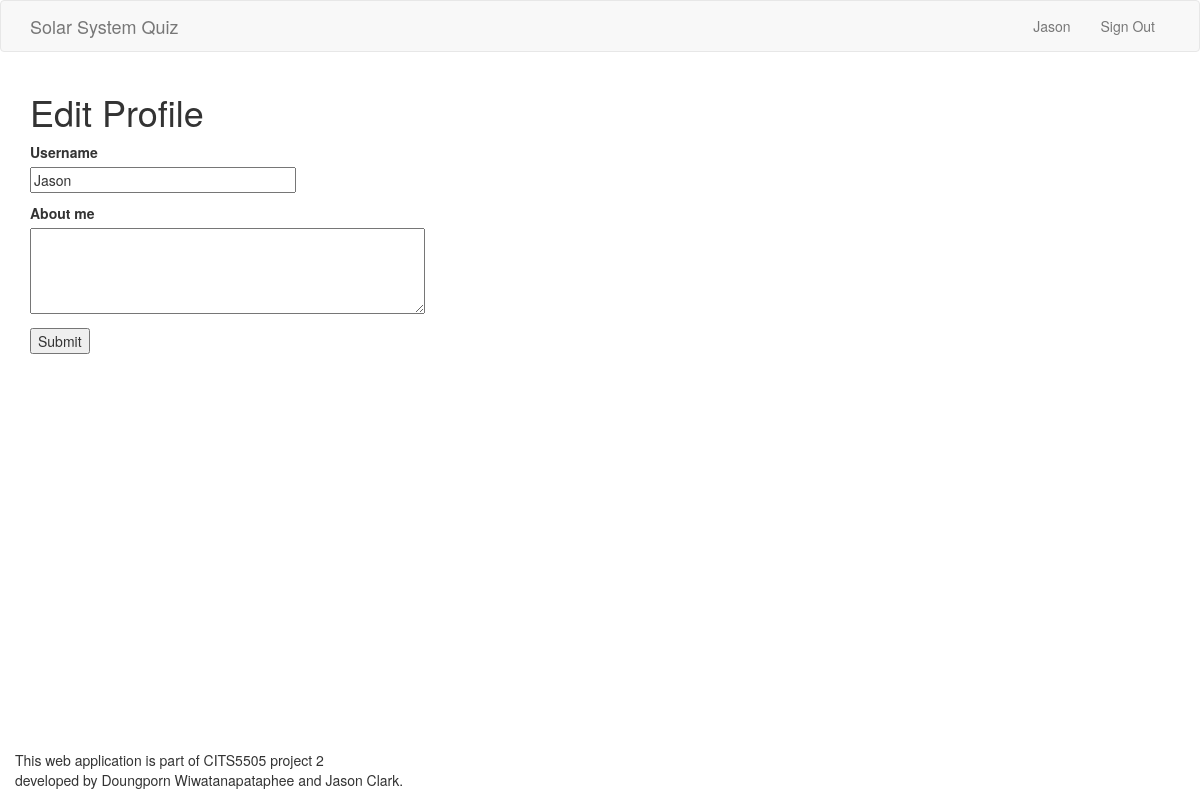
The page /edit_profile (signed in) on the database as committed earlier.
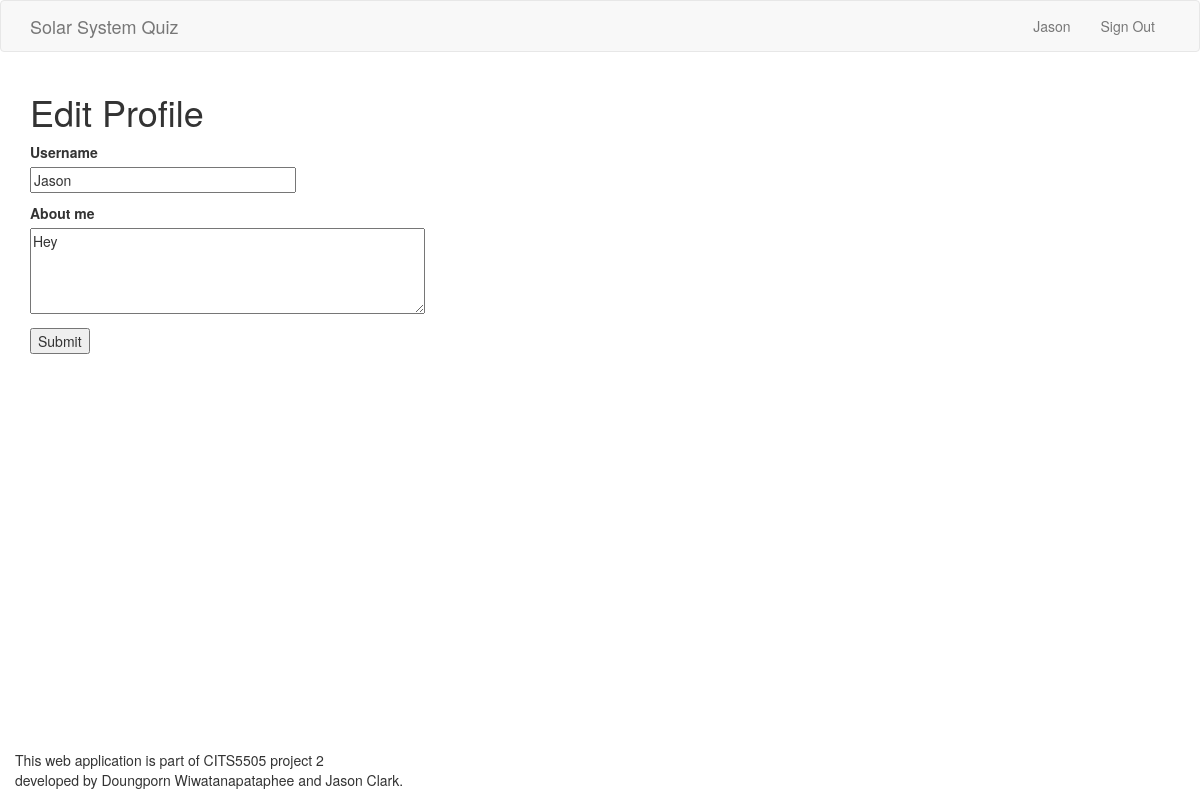
The same page on the database as committed later.
### app/models.py (models this page shows, shortened)
class User(UserMixin, db.Model):
    __tablename__ = 'user_table'
    id = db.Column(db.Integer, primary_key=True)
    username = db.Column(db.String(64), index=True, unique=True)
    user_type = db.Column(db.String(64))
    email = db.Column(db.String(120), index=True, unique=True)
    password_hash = db.Column(db.String(128))
    posts = db.relationship('Post', backref='author', lazy='dynamic')
    about_me = db.Column(db.String(140))
    last_seen = db.Column(db.DateTime, default=datetime.utcnow)
    score_child = db.relationship("Score", backref = 'user_parent')

### app/routes.py (the view)
@app.route('/edit_profile', methods=['GET', 'POST'])
@login_required
def edit_profile():
    form = EditProfileForm(current_user.username)
    if form.validate_on_submit():
        current_user.username = form.username.data
        current_user.about_me = form.about_me.data
        db.session.commit()
        flash('Your changes have been saved.')
        return redirect(url_for('edit_profile'))
    elif request.method == 'GET':
        form.username.data = current_user.username
        form.about_me.data = current_user.about_me
    return render_template('edit_profile.html', title='Edit Profile',
                           form=form)

### app/forms.py (shortened to what this page needs)
class EditProfileForm(FlaskForm):
  username = StringField('Username', validators=[DataRequired()])
  about_me = TextAreaField('About me', validators=[Length(min=0, max=140)])
  submit = SubmitField('Submit')
  def __init__(self, original_username, *args, **kwargs): # accept original username
    super(EditProfileForm, self).__init__(*args, **kwargs)
    self.original_username = original_username

### app/models.py (called while the page is built)
@login.user_loader
def load_user(id):
    return User.query.get(int(id))

### app/routes.py (called while the page is built)
@app.before_request
def before_request():
    from_zone = tz.tzutc()
    to_zone = tz.tzlocal()
    utc = datetime.utcnow()
    utc = utc.replace(tzinfo=from_zone)
    central = utc.astimezone(to_zone)   # convert to local timezone
    if current_user.is_authenticated:
        current_user.last_seen = central
        db.session.commit()

### app/templates/edit_profile.html (shortened to what this page needs)
{% extends "base.html" %}
{% block body %}
<div class="container">
    <h1>Edit Profile</h1>
    <form action="" method="post">
        <p>
            {{ form.username.label }}<br>
            {{ form.username(size=32) }}<br>
        </p>
        <p>
            {{ form.about_me.label }}<br>
            {{ form.about_me(cols=50, rows=4) }}<br>
        </p>
        <p>{{ form.submit() }}</p>
    </form>
</div>
{% endblock %}

### app/templates/base.html (shortened to what this page needs)
<!DOCTYPE html>
<html lang="en">
<head>
    <link rel="stylesheet" href="https://maxcdn.bootstrapcdn.com/bootstrap/3.4.1/css/bootstrap.min.css">
    <link rel="stylesheet" href="https://cdnjs.cloudflare.com/ajax/libs/font-awesome/4.7.0/css/font-awesome.min.css">
</head>
<body>
    {% block navbar %}
    <nav class="navbar navbar-default">
        <div class="container">
            <div class="navbar-header">
                <a class="navbar-brand" href="{{ url_for('home') }}">Solar System Quiz</a>
            </div>
            <div class="collapse navbar-collapse" id="bs-example-navbar-collapse-1">
                <ul class="nav navbar-nav navbar-right">
                    {% if current_user.is_authenticated %}
                    <li><a href="{{ url_for('user_profile', username=current_user.username) }}">{{ current_user.username }}</a></li>
                    <li><a href="{{ url_for('logout') }}">Sign Out</a></li>
                    {% else %}
                    <li><a href="{{ url_for('login') }}">Login</a></li>
                    <li><a href="{{ url_for('register') }}">Register</a></li>
                    {% endif %}
                </ul>
            </div>
        </div>
    </nav>
    {% endblock %}
    {% block body %}{% endblock %}
    <div class="container" style='bottom:0; position:absolute; '>
        <p>This web application is part of CITS5505 project 2 <br>
           developed by Doungporn Wiwatanapataphee and Jason Clark.</p>
</body>
</html>

Rows that differ between the two databases and show on the page:
changed User "Jason": about_me (not shown) → "Hey"
